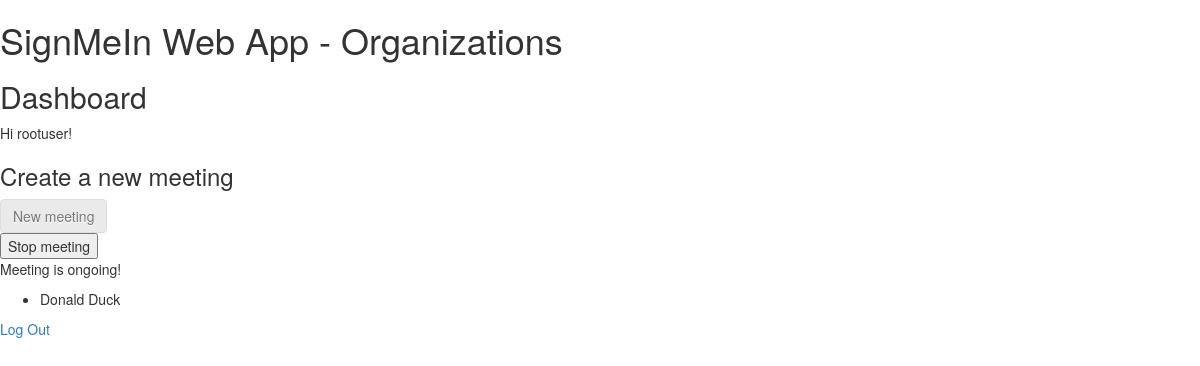
Before: /signmein/orgs/dashboard/ (signed in) with the older database file.
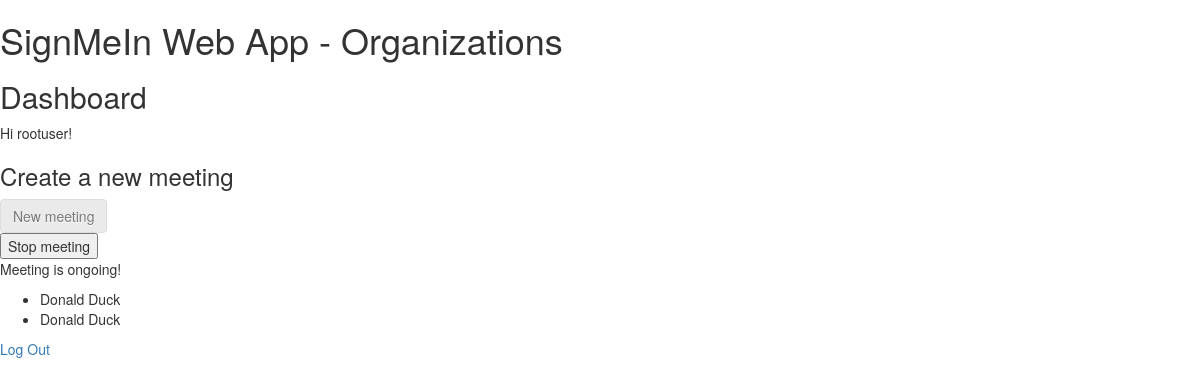
After: the same page with the newer database file.
### signmein/models.py (models this page shows, shortened)
class Members(models.Model):
    name = models.CharField(max_length=128)
    orgRef = models.ForeignKey(CustomUser, on_delete=models.CASCADE)
    meetRef = models.ForeignKey(Meetings, on_delete=models.CASCADE)

### signmein/views.py (the view)
# urls.py: path('orgs/dashboard/', DashboardPageView, name='dash'),
def DashboardPageView(request):
    meetobj = Meetings.objects.filter(organization = request.user)
    if meetobj:
        status = 'Meeting is ongoing!'
        meetingExists = True
        memberList = Members.objects.filter(meetRef = meetobj[0])
    else:
        status = 'No meeting is being held currently.'
        meetingExists = False
        memberList = []
    if request.method == "POST" and 'newmeet-form' in request.POST:
        form = MeetingCreationForm(request.POST)
        if form.is_valid():
            meeting = Meetings()
            meeting.organization = request.user
            meeting.save()
            return redirect('dash')
    else:
        form = MeetingCreationForm()
    if request.method == "POST" and 'delmeet-form' in request.POST:
        form_del = MeetingDeletionForm(request.POST)
        if form_del.is_valid():
            meetobj.delete()
            return redirect('dash')
    else:
        form_del = MeetingDeletionForm()
    return render(request, 'dash.html', {'form': form, 'form_del': form_del, 'status': status, 'meetingExists': meetingExists, 'memberList': memberList})

### signmein/templates/dash.html (shortened to what this page needs)
{% extends 'org-base.html' %}
{% block content %}
<h2>Dashboard</h2>
{% if user.is_authenticated %}
  Hi {{ user.username }}!
  <h3>Create a new meeting</h3>
  <form method="POST" class="post-form">{% csrf_token %}
        {% if meetingExists %}
          <button type="submit" class="save btn btn-default" name="newmeet-form" disabled>New meeting</button>
        {% else %}
          <button type="submit" class="save btn btn-default" name="newmeet-form">New meeting</button>
        {% endif %}
  </form>
  <form method="POST">{% csrf_token %}
        {% if meetingExists %}
          <button type="submit" name="delmeet-form">Stop meeting</button>
        {% else %}
          <button type="submit" name="delmeet-form" disabled>Stop meeting</button>
        {% endif %}
  </form>
  <p>{{status}}</p>
  <ul>
    {% for member in memberList %}
        <li>{{member.name}}</li>
    {% endfor %}
  </ul>
  <p><a href="{% url 'logout' %}">Log Out</a></p>
{% else %}
  <p>You are not logged in</p>
  <a href="{% url 'login' %}">Log In</a>
{% endif %}
{% endblock content %}

Changed rows visible on the page:
added Members: name "Donald Duck"
